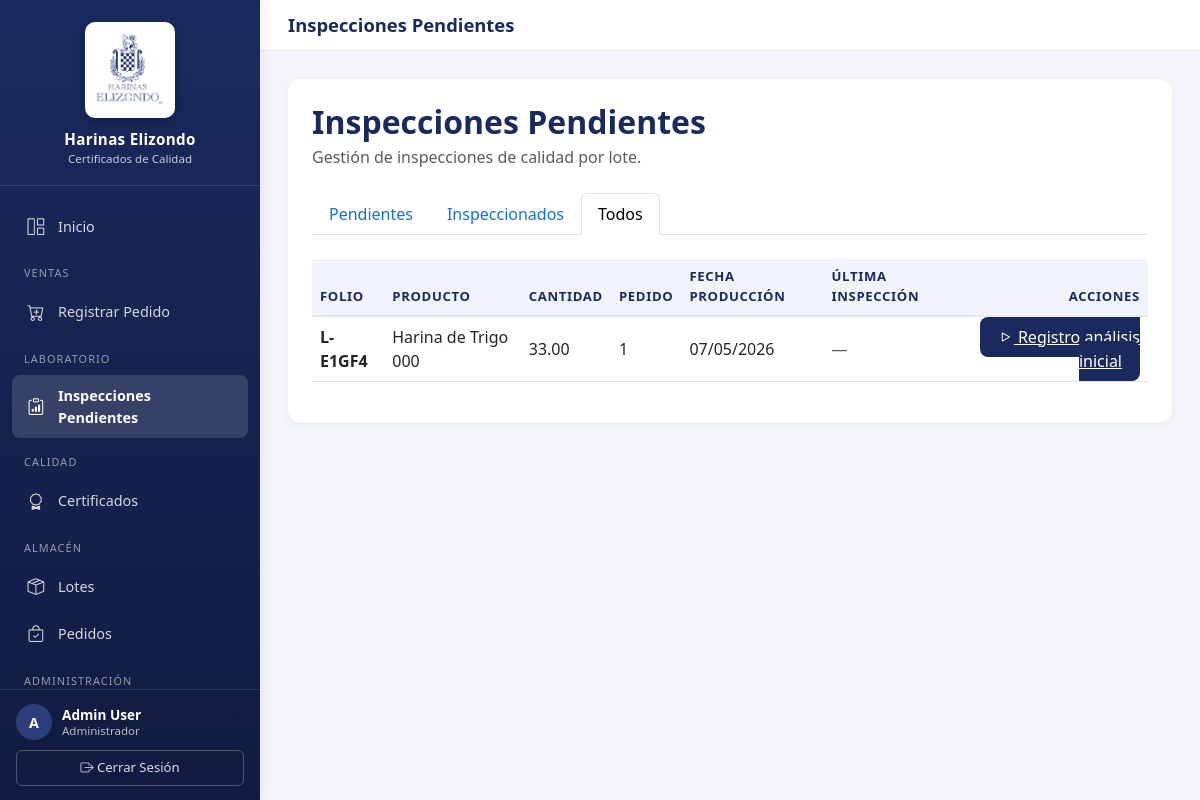
/laboratorio/inspecciones/?filter=todos (signed in), run on an earlier commit of the app's database.
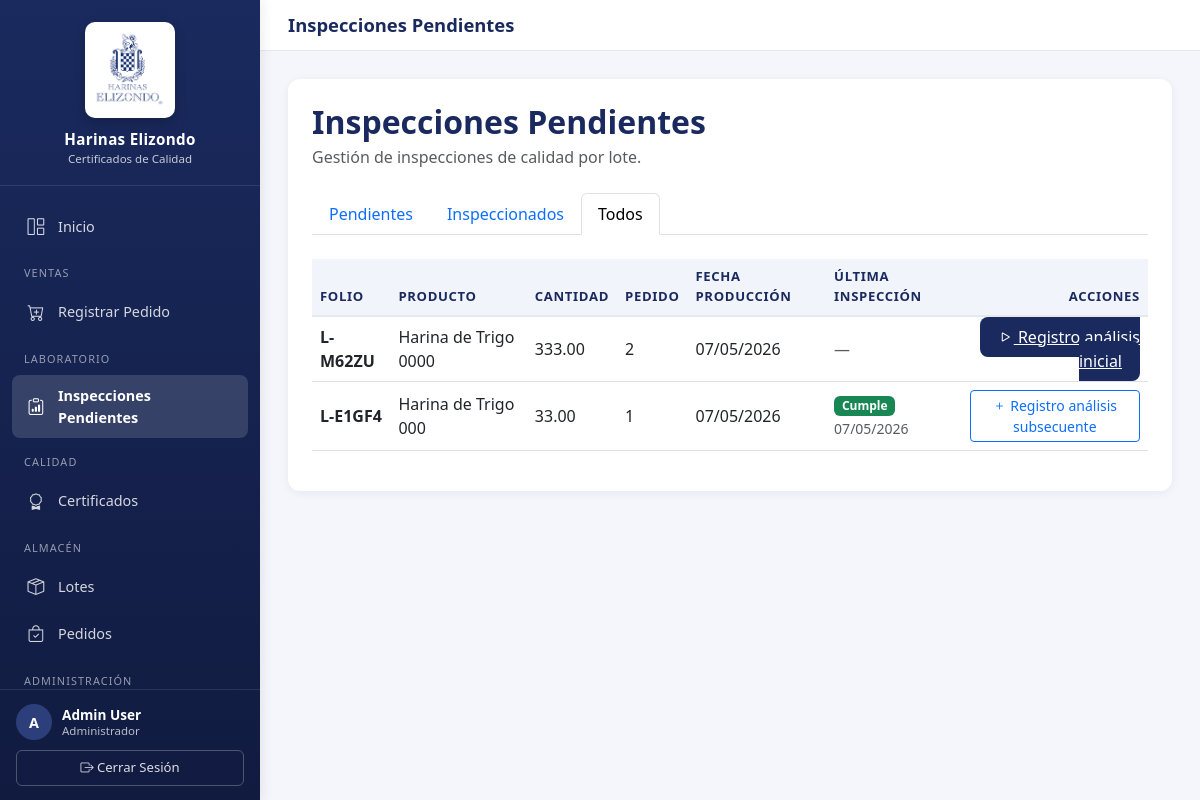
And on a later commit of the database.
### certificados/models.py (models this page shows, shortened)
class Usuario(AbstractBaseUser, PermissionsMixin):
    ROLES = (
        ("lab", "Laboratorio"),
        ("aseguramineto calidad", "Aseguramiento Calidad"),
        ("control calidad", "Control calidad"),
        ("planta", "Planta"),
        ("operaciones", "Operaciones"),
        ("admin", "Administrador"),
    )
    nombre = models.CharField(max_length=120)
    correo = models.EmailField(max_length=120, unique=True)
    rol = models.CharField(max_length=30, choices=ROLES)
    is_active = models.BooleanField(default=True)
    is_staff = models.BooleanField(default=False)
    objects = UsuarioManager()
    USERNAME_FIELD = "correo"
    REQUIRED_FIELDS = ["nombre", "rol"]

class Lote(models.Model):
    pedido = models.ForeignKey(
        Pedido,
        on_delete=models.CASCADE,
        blank=True,
        null=True,
        related_name="lotes"
    )
    codigo_lote = models.CharField(max_length=50, default="L-TEMP")
    secuencia = models.CharField(max_length=1, default="A")
    producto = models.ForeignKey(
        Producto,
        on_delete=models.CASCADE,
        blank=True,
        null=True
    )
    cantidad = models.DecimalField(
        max_digits=10,
        decimal_places=2,
        blank=True,
        null=True
    )
    fecha_produccion = models.DateField(
        auto_now_add=True,
        blank=True,
        null=True
    )
    fecha_caducidad = models.DateField(
        blank=True,
        null=True
    )
    activo = models.BooleanField(default=True)

class Producto(models.Model):
    codigo = models.CharField(max_length=30, unique=True)
    nombre = models.CharField(max_length=150)
    descripcion = models.TextField(blank=True)
    activo = models.BooleanField(default=True)
    fecha_alta = models.DateTimeField(auto_now_add=True)

class Pedido(models.Model):
    ESTADOS = (
        ("pendiente", "Pendiente"),
        ("aceptado", "Aceptado"),
        ("rechazado", "Rechazado"),
        ("despachado", "Despachado"),
    )
    cliente = models.ForeignKey(Cliente, on_delete=models.CASCADE)
    producto = models.ForeignKey(
        Producto,
        on_delete=models.CASCADE,
        blank=True,
        null=True
    )
    cantidad = models.DecimalField(max_digits=10, decimal_places=2)
    fecha_pedido = models.DateTimeField(default=timezone.now)
    estado = models.CharField(max_length=20, choices=ESTADOS, default="pendiente")
    class Meta:
        indexes = [
            models.Index(fields=["cliente", "fecha_pedido"]),
        ]

class Inspeccion(models.Model):
    lote = models.ForeignKey(Lote, on_delete=models.CASCADE)
    equipo = models.ForeignKey(Equipo, on_delete=models.CASCADE)
    clave = models.CharField(max_length=50, blank=True)
    fecha_inspeccion = models.DateTimeField(default=timezone.now)
    cumple_param = models.BooleanField(default=False)
    inspeccion_origen = models.ForeignKey(
        "self",
        null=True,
        blank=True,
        on_delete=models.SET_NULL,
        related_name="reanalisis",
        help_text="Inspección anterior cuando ésta es un re-análisis (caso 2.2.9).",
    )

### certificados/views.py (the view)
# urls.py: path('laboratorio/inspecciones/', views.InspeccionesPendientesView.as_view(), name='iniciar_inspeccion_pendientes'),
class InspeccionesPendientesView(LoginRequiredMixin, RoleRequiredMixin, ListView):
    model = Lote
    template_name = "certificados/inspecciones_pendientes.html"
    context_object_name = "lotes"
    allowed_roles = ["lab"]
    def get_queryset(self):
        lotes = Lote.objects.select_related("pedido__cliente", "producto").filter(pedido__isnull=False).order_by("-id")
        filter_type = self.request.GET.get("filter", "pendientes")
        if filter_type == "pendientes":
            lotes = lotes.filter(inspeccion__isnull=True)
        elif filter_type == "inspeccionados":
            lotes = lotes.filter(inspeccion__isnull=False).distinct()
        return lotes
    def get_context_data(self, **kwargs):
        ctx = super().get_context_data(**kwargs)
        ctx["filter"] = self.request.GET.get("filter", "pendientes")
        return ctx

### certificados/views.py (called while the page is built)
    def test_func(self):
        return self.request.user.is_authenticated and (
            self.request.user.rol in self.allowed_roles
            or self.request.user.rol == "admin"
        )

### certificados/templates/certificados/inspecciones_pendientes.html (shortened to what this page needs)
{% extends "base.html" %}
{% load custom_filters %}
{% block page_title %}Inspecciones Pendientes{% endblock %}
{% block content %}
<div class="card">
    <div class="card-body p-4">
        <h2 class="card-title mb-1">Inspecciones Pendientes</h2>
        <p class="text-muted mb-4">Gestión de inspecciones de calidad por lote.</p>
        <ul class="nav nav-tabs mb-4">
            <li class="nav-item">
                <a class="nav-link {% if filter == 'pendientes' %}active{% endif %}" href="?filter=pendientes">Pendientes</a>
            </li>
            <li class="nav-item">
                <a class="nav-link {% if filter == 'inspeccionados' %}active{% endif %}" href="?filter=inspeccionados">Inspeccionados</a>
            </li>
            <li class="nav-item">
                <a class="nav-link {% if filter == 'todos' %}active{% endif %}" href="?filter=todos">Todos</a>
            </li>
        </ul>
        <div class="table-responsive">
            <table class="table align-middle">
                <thead>
                    <tr>
                        <th>Folio</th>
                        <th>Producto</th>
                        <th>Cantidad</th>
                        <th>Pedido</th>
                        <th>Fecha Producción</th>
                        <th>Última Inspección</th>
                        <th class="text-end">Acciones</th>
                    </tr>
                </thead>
                <tbody>
                    {% for lote in lotes %}
                    <tr>
                        <td><strong>{{ lote.codigo_lote }}</strong></td>
                        <td>{{ lote.producto.nombre|default:"—" }}</td>
                        <td>{{ lote.cantidad|default:"—" }}</td>
                        <td>{{ lote.pedido.id|default:"—" }}</td>
                        <td>{{ lote.fecha_produccion|date:"d/m/Y"|default:"—" }}</td>
                        <td>
                            {% with inspecciones=lote.inspeccion_set.all %}
                            {% if inspecciones %}
                            <span class="badge {% if inspecciones.0.cumple_param %}bg-success{% else %}bg-danger{% endif %}">
                                {% if inspecciones.0.cumple_param %}Cumple{% else %}No cumple{% endif %}
                            </span>
                            <span class="text-muted small">{{ inspecciones.0.fecha_inspeccion|date:"d/m/Y" }}</span>
                            {% else %}
                            <span class="text-muted">—</span>
                            {% endif %}
                            {% endwith %}
                        </td>
                        <td class="text-end">
                            {% if lote.inspeccion_set.first %}
                            <a href="{% url 'nueva_inspeccion' lote.id %}" class="btn btn-sm btn-outline-primary">
                                <i class="bi bi-plus"></i> Registro análisis subsecuente
                            </a>
                            {% else %}
                            <a href="{% url 'iniciar_inspeccion' lote.id %}" class="btn-brand">
                                <i class="bi bi-play"></i> Registro análisis inicial
                            </a>
                            {% endif %}
                        </td>
                    </tr>
                    {% endfor %}
                </tbody>
            </table>
        </div>
    </div>
</div>
{% endblock %}

### certificados/templates/base.html (shortened to what this page needs)
{% load static %}
<!DOCTYPE html>
<html lang="es">
<head>
    <link rel="stylesheet" href="https://cdn.jsdelivr.net/npm/bootstrap@5.3.0/dist/css/bootstrap.min.css">
    <link rel="stylesheet" href="https://cdn.jsdelivr.net/npm/bootstrap-icons@1.11.1/font/bootstrap-icons.css">
</head>
<body>
    <aside class="sidebar" id="sidebar">
        <div class="sidebar-header">
            <img src="{% static 'img/logo.webp' %}" alt="Harinas Elizondo">
            <h1>Harinas Elizondo</h1>
            <p>Certificados de Calidad</p>
        </div>
        <nav class="sidebar-nav">
            <a href="{% url 'home' %}" class="{% if request.resolver_match.url_name == 'home' %}active{% endif %}">
                <i class="bi bi-grid-1x2"></i> Inicio
            </a>
            {% if user.rol == 'ventas' or user.rol == 'admin' %}
            <div class="nav-section">Ventas</div>
            <a href="{% url 'registro_pedido' %}" class="{% if request.resolver_match.url_name == 'registro_pedido' %}active{% endif %}">
                <i class="bi bi-cart-plus"></i> Registrar Pedido
            </a>
            {% endif %}
            {% if user.rol == 'lab' or user.rol == 'admin' %}
            <div class="nav-section">Laboratorio</div>
            <a href="{% url 'iniciar_inspeccion_pendientes' %}" class="{% if request.resolver_match.url_name == 'iniciar_inspeccion_pendientes' or request.resolver_match.url_name == 'iniciar_inspeccion' or request.resolver_match.url_name == 'registro_resultados' or request.resolver_match.url_name == 'nueva_inspeccion' %}active{% endif %}">
                <i class="bi bi-clipboard-data"></i> Inspecciones Pendientes
            </a>
            {% endif %}
            {% if user.rol == 'calidad' or user.rol == 'admin' or user.rol == 'consulta' %}
            <div class="nav-section">Calidad</div>
            <a href="{% url 'certificados_list' %}" class="">
                <i class="bi bi-award"></i> Certificados
            </a>
            {% endif %}
            {% if user.rol == 'almacen' or user.rol == 'admin' %}
            <div class="nav-section">Almacén</div>
            <a href="{% url 'lote_list' %}" class="{% if request.resolver_match.url_name == 'lote_list' or request.resolver_match.url_name == 'lote_create' %}active{% endif %}">
                <i class="bi bi-box-seam"></i> Lotes
            </a>
            <a href="{% url 'pendientes_despacho' %}" class="{% if request.resolver_match.url_name == 'pendientes_despacho' or request.resolver_match.url_name == 'registrar_despacho' %}active{% endif %}">
                <i class="bi bi-bag-check"></i> Pedidos
            </a>
            {% endif %}
            {% if user.rol == 'admin' %}
            <div class="nav-section">Administración</div>
            {% endif %}
        </nav>
        <div class="sidebar-footer">
            {% if user.is_authenticated %}
            <div class="user-badge">
                <div class="user-avatar">{{ user.nombre|slice:":1"|upper }}</div>
                <div class="user-info">
                    <div class="name">{{ user.nombre }}</div>
                    <div class="role">{{ user.get_rol_display }}</div>
                </div>
            </div>
            <form method="post" action="{% url 'logout' %}">
                <button type="submit" class="logout-btn">
                    <i class="bi bi-box-arrow-right"></i> Cerrar Sesión
                </button>
            </form>
            {% endif %}
        </div>
    </aside>
    <div class="main-wrapper">
        <header class="topbar">
            <h1>{% block page_title %}Sistema de Certificados{% endblock %}</h1>
        </header>
        <main class="content">
            {% block content %}{% endblock %}
        </main>
    </div>
</body>
</html>

### certificados/templates/base.html (style rules this page uses)
:root { --brand-navy: #1a2a5e; --brand-navy-dark: #111b40; --brand-navy-light: #2d3f7a; --sidebar-width: 260px; --bg-soft: #f4f6fb; }
* { box-sizing: border-box; }
html, body { height: 100%; margin: 0; }
body { font-family: 'Segoe UI', Tahoma, sans-serif; background: var(--bg-soft); color: #2a2f3a; }
.sidebar { position: fixed; top: 0; left: 0; bottom: 0; width: var(--sidebar-width); background: linear-gradient(180deg, var(--brand-navy) 0%, var(--brand-navy-dark) 100%); color: #fff; display: flex; flex-direction: column; box-shadow: 2px 0 12px rgba(0,0,0,0.08); z-index: 1030; transition: transform 0.25s ease; }
.sidebar-header { padding: 22px 20px 18px; text-align: center; border-bottom: 1px solid rgba(255,255,255,0.1); }
.sidebar-header img { max-width: 90px; height: auto; background: #fff; padding: 8px; border-radius: 10px; box-shadow: 0 4px 12px rgba(0,0,0,0.2); }
.sidebar-header h1 { font-size: 0.95rem; margin: 12px 0 2px; font-weight: 600; letter-spacing: 0.3px; }
.sidebar-header p { margin: 0; font-size: 0.72rem; opacity: 0.75; }
.sidebar-nav { flex: 1; padding: 16px 12px; overflow-y: auto; }
.sidebar-nav .nav-section { font-size: 0.68rem; text-transform: uppercase; letter-spacing: 0.1em; opacity: 0.55; padding: 14px 12px 6px; }
.sidebar-nav a { display: flex; align-items: center; gap: 12px; padding: 10px 14px; margin: 2px 0; color: rgba(255,255,255,0.82); text-decoration: none; border-radius: 8px; font-size: 0.9rem; transition: all 0.15s ease; }
.sidebar-nav a.active { background: rgba(255,255,255,0.14); color: #fff; font-weight: 600; }
.sidebar-nav a i { font-size: 1.05rem; width: 20px; text-align: center; }
.sidebar-footer { padding: 14px 16px; border-top: 1px solid rgba(255,255,255,0.1); font-size: 0.85rem; }
.user-badge { display: flex; align-items: center; gap: 10px; margin-bottom: 10px; }
.user-avatar { width: 36px; height: 36px; border-radius: 50%; background: var(--brand-navy-light); display: flex; align-items: center; justify-content: center; font-weight: 600; font-size: 0.9rem; }
.user-info { line-height: 1.2; min-width: 0; }
.user-info .name { font-weight: 600; font-size: 0.85rem; white-space: nowrap; overflow: hidden; text-overflow: ellipsis; }
.user-info .role { font-size: 0.72rem; opacity: 0.7; text-transform: capitalize; }
.logout-btn { width: 100%; background: transparent; color: rgba(255,255,255,0.85); border: 1px solid rgba(255,255,255,0.25); padding: 7px; border-radius: 6px; font-size: 0.82rem; cursor: pointer; transition: all 0.15s ease; }
.main-wrapper { margin-left: var(--sidebar-width); min-height: 100vh; }
.topbar { background: #fff; padding: 14px 28px; border-bottom: 1px solid #e5e8ef; display: flex; align-items: center; justify-content: space-between; }
.topbar h1 { font-size: 1.15rem; margin: 0; color: var(--brand-navy); font-weight: 600; }
.content { padding: 28px; }
.card { border: none; border-radius: 12px; box-shadow: 0 2px 10px rgba(26, 42, 94, 0.06); }
.card-title { color: var(--brand-navy); font-weight: 600; }
.btn-brand { background: var(--brand-navy); color: #fff; border: none; padding: 9px 18px; border-radius: 8px; font-weight: 500; transition: background 0.15s ease; }
table.table thead th { background: #f1f4fa; color: var(--brand-navy); font-size: 0.82rem; text-transform: uppercase; letter-spacing: 0.05em; border-bottom: 2px solid #e5e8ef; }
table.table tbody td { vertical-align: middle; }

What changed in the data, as far as the page shows it:
added Lote: codigo_lote "L-M62ZU", producto.nombre "Harina de Trigo 0000", cantidad "333.00", pedido.id "2", fecha_produccion "07/05/2026", shows "Registro análisis inicial"
shown differently, row unchanged: Lote "L-E1GF4": inspeccion_set.all.0.fecha_inspeccion (not shown) → "07/05/2026"; text "— Registro análisis inicial" → "Cumple Registro análisis subsecuente"
